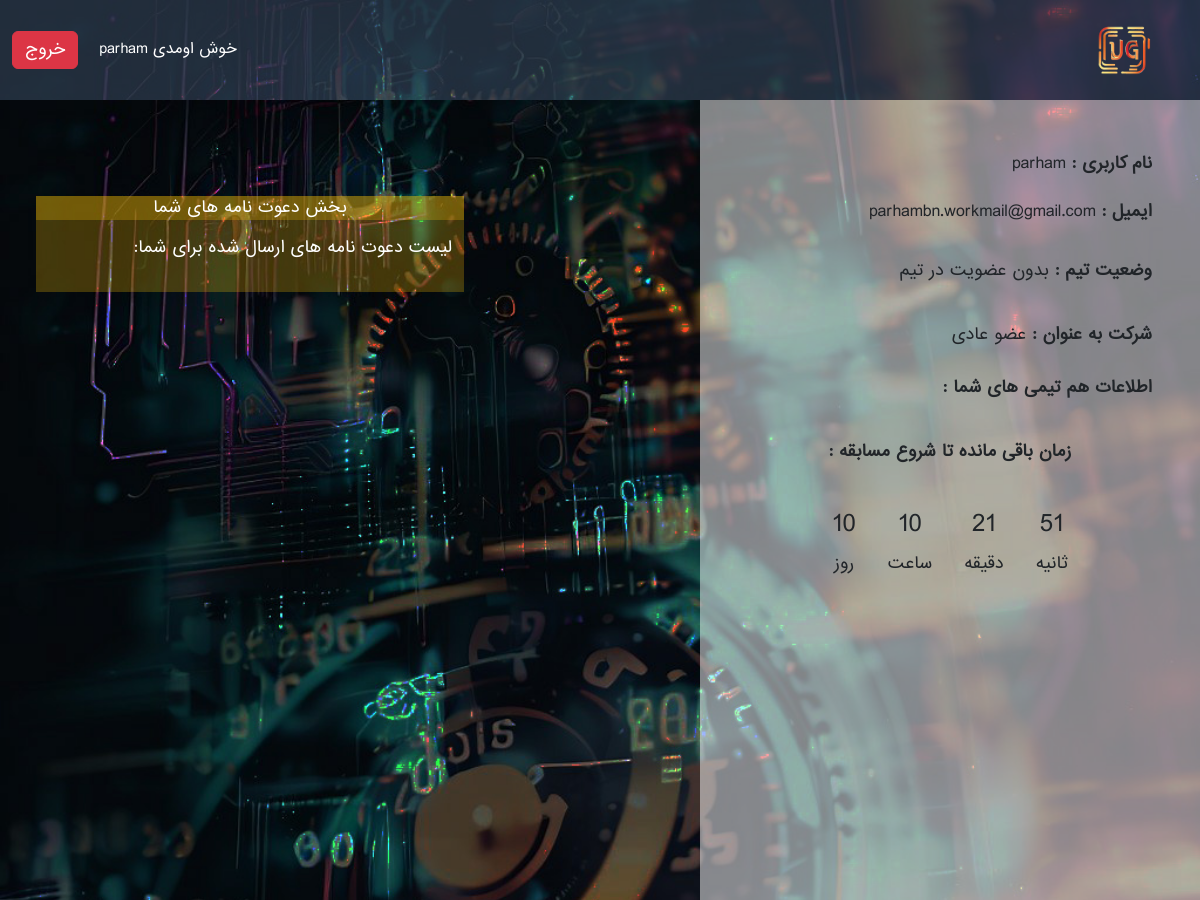
Page /account/userpanel/ (signed in) on the earlier database version.
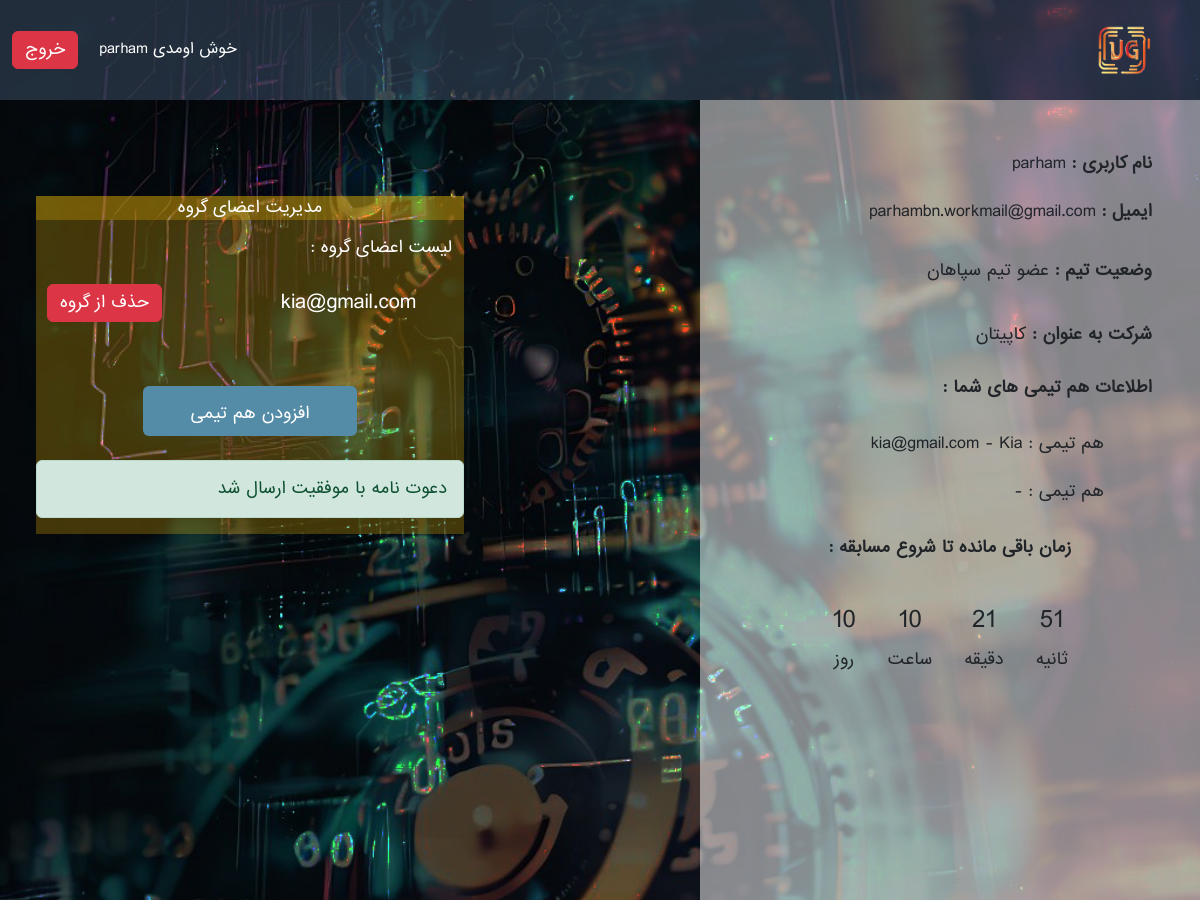
Same page on the later database version.
### team_module/models.py (models this page shows)
class teamsModel(models.Model):
    teamName = models.CharField(verbose_name="نام تیم", max_length=200)
    capitan = models.ForeignKey(User, verbose_name="کاپیتان", on_delete=models.CASCADE, related_name="captian")
    teamMate1 = models.OneToOneField(User, verbose_name="هم تیمی اول", on_delete=models.CASCADE, related_name="firstTeamMate", default=None, null=True)
    teamMate2 = models.OneToOneField(User, verbose_name="هم تیمی دوم", on_delete=models.CASCADE, related_name="secondTeamMate", default=None, null=True)

### account_module/models.py (models this page shows)
class User(AbstractUser):
    uid = models.CharField(max_length=20, verbose_name="کد دانشجویی")
    email_activation_code = models.CharField(max_length=100, verbose_name="کد فعال سازی")
    is_capitan = models.BooleanField(verbose_name="شرکت به عنوان کاپیتان", default=False)
    has_team = models.BooleanField(verbose_name="تیم دارد/ندارد", default=False)
    class Meta:
        verbose_name = "کاربر"
        verbose_name_plural = "کاربران"
    def __str__(self):
        if self.first_name != "" and self.last_name != "" :
            return self.get_full_name()
        return self.email

### userpanel_module/views.py (the view)
# urls.py: path("userpanel/", userPanelView.as_view(), name="userPanel")
class userPanelView(View):
    def get(self ,request):
        if(request.user.is_authenticated):
            can_not_send_hasTeam_invite = request.session.get("can_not_send_hasTeam_invite", False)
            send_invite = request.session.get("send_invite", False)
            user_notFound = request.session.get("user_notFound", False)
            group_is_full = request.session.get("group_is_full", False)
            if (can_not_send_hasTeam_invite): del (request.session["can_not_send_hasTeam_invite"])
            if (send_invite): del (request.session["send_invite"])
            if (user_notFound) : del (request.session["user_notFound"])
            if (group_is_full) : del (request.session["group_is_full"])
            user = User.objects.get(email__iexact=request.user.email)
            userHasTeam = teamsModel.objects.filter(Q(capitan=user) | Q(teamMate1=user) | Q(teamMate2=user)).exists()
            if(userHasTeam):
                team = teamsModel.objects.get(Q(capitan=user) | Q(teamMate1=user) | Q(teamMate2=user))
                teamName  = team.teamName
            else:
                team = None
                teamName = None
            invites = inviteModel.objects.filter(reciver=user, is_accept=False, is_reject=False)
            context = {
                "user": user,
                "userTeam_name": teamName,
                "team": team,
                "can_not_send_hasTeam_invite" : can_not_send_hasTeam_invite,
                "send_invite" : send_invite,
                "user_notFound" : user_notFound,
                "invites" : invites,
                "group_is_full": group_is_full,
            }
            return render(request,"userpanel_module/userpanel.html", context)
        return redirect(reverse("home-page"))

### userpanel_module/templates/userpanel_module/userpanel.html (shortened to what the changed rows need)
{% extends "shared/_layout.html" %}
{% load static %}
{% load render_partial %}
{% block main %}
    <main id="userPanel-main" style="height: fit-content;background-image: url({% static 'Images/3-d5.jpg' %}">
        <section dir="rtl">
            <div class="container-fluid">
                <div class="row">
                    <div style="height: 100vh" class="col-md-5 offset-2 bg-white bg-opacity-50 d-flex flex-column p-5 lh-lg">
                        <p><span class="fw-bold">نام کاربری : </span> {{ user.username }}</p>
                        <p><span class="fw-bold">ایمیل : </span>{{ user.email }}</p>
                        {% if userTeam_name %}
                        <p><span class="fw-bold">وضعیت تیم :</span> عضو تیم {{ userTeam_name }}  </p>
                            {% elif user.is_capitan and  user.has_team == False %}
                             <p><span class="fw-bold">وضعیت تیم :</span> تیم جدید - بدون اسم <i class="fa fa-check" style="font-size:24px;color:#369789"></i> </p>
                            <div class="alert alert-danger" role="alert">
                              لطفا نام تیم جدید خود را ثبت کنید
                            </div>
                            {% else %}
                        <p><span class="fw-bold">وضعیت تیم :</span> بدون عضویت در تیم  </p>
                        {% endif %}
                        {% if user.is_capitan %}
                             <p><span class="fw-bold"> شرکت به عنوان : </span> کاپیتان </p>
                            {% else %}
                        <p><span class="fw-bold"> شرکت به عنوان : </span>  عضو عادی </p>
                        {% endif %}
                        <p><span class="fw-bold"> اطلاعات هم تیمی های شما : </span> </p>
                        <ul class="pe-5">
                            {% if user == team.capitan %}
                                <li class="py-2"> هم تیمی : {{ team.teamMate1.email}} - {{ team.teamMate1.username }}</li>
                            <li class="py-2"> هم تیمی :  {{ team.teamMate2.email}} - {{ team.teamMate2.username }}</li>
                            {% elif user == team.teamMate1%}
                                <li class="py-2"> هم تیمی :  {{ team.capitan.email}} - {{ team.capitan.username }}</li>
                            <li class="py-2"> هم تیمی :  {{ team.teamMate2.email}} - {{ team.teamMate2.username }}</li>
                            {% elif user == team.teamMate2 %}
                                <li class="py-2">  هم تیمی : {{ team.capitan.email}} - {{ team.capitan.username }}</li>
                            <li class="py-2"> هم تیمی : {{ team.teamMate1.email}} - {{ team.teamMate1.username }}</li>
                            {% endif %}
                        </ul>
                        <p style="text-align: center;">
                            <span class="fw-bold">زمان باقی مانده تا شروع مسابقه :</span>
                        </p>
                        <div class="d-flex flex-row-reverse justify-content-center" id="timer">
                            <div id="day-container" class="d-flex flex-column align-items-center p-3">
                            </div>
                            <div id="hour-container" class="d-flex flex-column align-items-center p-3">
                            </div>
                            <div id="minutes-container" class="d-flex flex-column align-items-center p-3">
                            </div>
                            <div id="seconds-container" class="d-flex flex-column align-items-center p-3">
                            </div>
                        </div>
                    </div>
                    <div class="col-md-5 p-sm-5 ">
                        {% if user.is_capitan %}
                            <div class="row mt-sm-5 bg-warning bg-opacity-25 justify-content-center">
                            <p class="text-bg-warning text-white" style="text-align: center;">
                                مدیریت اعضای گروه
                            </p>
                            <p class="text-white">
                                لیست اعضای گروه :
                            </p>
                            <ul class="text-white pe-md-5">
                                <li class="py-2 input-group justify-content-between align-items-center">
                                    {% if team.teamMate1 != None %}
                                        <p class="fs-5 m-0">{{ team.teamMate1 }}</p>
                                        <form action="{% url 'remove_user' %}" method="post">
                                            <button class="btn btn-danger">حذف از گروه</button>
                                        </form>
                                    {% endif %}
                                </li>
                            <li class="py-2 input-group justify-content-between align-items-center">
                                </li>
                            </ul>
                                <button class="btn customcolor3 w-50 m-4" data-bs-toggle="modal" data-bs-target="#addTeamMate_form_ModalLabel">
                                افزودن هم تیمی
                                 </button>
                            {% if send_invite %}
                                <div class="alert alert-success" role="alert">
                              دعوت نامه با موفقیت ارسال شد
                            </div>
                                {% elif user_notFound %}
                                <div class="alert alert-danger" role="alert">
                              کاربری با ایمیل وارد شده یافت نشد
                            </div>
                                {% elif can_not_send_hasTeam_invite %}
                                <div class="alert alert-danger" role="alert">
                              امکان ارسال دعوت نامه به فردی که عضو تیم دیگری است، وجود ندارد
                            </div>
                            {% endif %}
                        </div>
                            {% else %}
                        <div class="row mt-md-5 bg-warning bg-opacity-25 justify-content-center">
                            <p class="text-bg-warning text-white" style="text-align: center;">
                                بخش دعوت نامه های شما
                            </p>
                            <p class="text-white">
                                لیست دعوت نامه های ارسال شده برای شما:
                            </p>
                        </div>
                        {% endif %}
                    </div>
                </div>
            </div>
        </section>
    </main>
{% endblock %}

Differences in the rows shown:
changed User "parham": is_capitan False → True (drawn)
added teamsModel: teamName "سپاهان", teamMate1.email "kia@gmail.com", teamMate1.username "Kia", teamMate1 "kia@gmail.com"
Other differences:
text no longer shown: "بدون عضویت در تیم عضو عادی بخش دعوت نامه های شما لیست دعوت نامه های ارسال شده برای شما:"
text now shown: "عضو تیم کاپیتان هم تیمی : - هم تیمی : - مدیریت اعضای گروه لیست اعضای گروه : حذف از گروه افزودن هم تیمی دعوت نامه با موفقیت ارسال شد"
